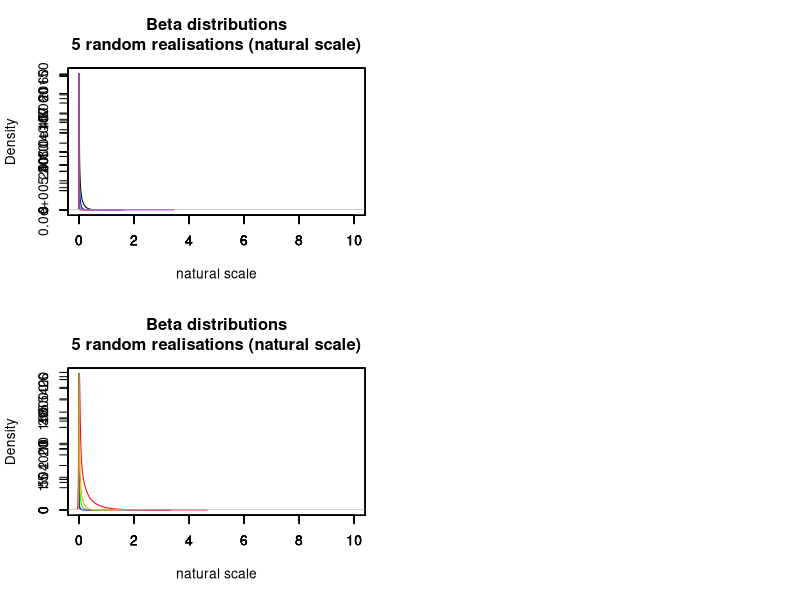

The R script that drew this image: (Note: this script raises an error after producing the figure.)
a = runif(10, 0, 0.5)
b = runif(10, 0, 200)
max_bd = 10

pdf("Examples_beta_random_realisations.pdf")
layout(matrix(1:4,2,2))
i = 1
while (i < length(a)){
    plot(density(rbeta(1e5, a[i], b[i]) * max_bd),
        xlim=c(0.000001, max_bd), xlab="natural scale", main="")
    if (i %% 5 == 1) 
        title(main="Beta distributions\n5 random realisations (natural scale)")
    par(new=T)
    plot(density(rbeta(1e5, a[i + 1], b[i + 1]) * max_bd),
        xlim=c(0.000001, max_bd), col="red", xlab="", main="", ylab="")
    par(new=T)
    plot(density(rbeta(1e5, a[i + 2], b[i + 2]) * max_bd),
        xlim=c(0.000001, max_bd), col="green", xlab="", main="", ylab="")
    par(new=T)
    plot(density(rbeta(1e5, a[i + 3], b[i + 3]) * max_bd),
        xlim=c(0.000001, max_bd), col="blue", xlab="", main="", ylab="")
    par(new=T)
    plot(density(rbeta(1e5, a[i + 4], b[i + 4]) * max_bd),
        xlim=c(0.000001, max_bd), col="orange", xlab="", main="", ylab="")
    par(new=T)
    plot(density(rbeta(1e5, a[i + 5], b[i + 5]) * max_bd),
        xlim=c(0.000001, max_bd), col="purple", xlab="", main="", ylab="")
    i = i + 5
}


i = 1
while (i < length(a)){
    plot(density(log10(rbeta(1e5, a[i], b[i]) * max_bd)),
        xlim=log10(c(0.000001, max_bd)), xlab="log10 scale", main="")
    if (i %% 5 == 1)
        title(main="Same 5 Random realisations\nas on the left (log10 scale)")
    par(new=T)
    plot(density(log10(rbeta(1e5, a[i + 1], b[i + 1]) * max_bd)),
        xlim=log10(c(0.000001, max_bd)), col="red", xlab="", main="", ylab="")
    par(new=T)
    plot(density(log10(rbeta(1e5, a[i + 2], b[i + 2]) * max_bd)),
        xlim=log10(c(0.000001, max_bd)), col="green", xlab="", main="", ylab="")
    par(new=T)
    plot(density(log10(rbeta(1e5, a[i + 3], b[i + 3]) * max_bd)),
        xlim=log10(c(0.000001, max_bd)), col="blue", xlab="", main="", ylab="")
    par(new=T)
    plot(density(log10(rbeta(1e5, a[i + 4], b[i + 4]) * max_bd)),
        xlim=log10(c(0.000001, max_bd)), col="orange", xlab="", main="", ylab="")
    par(new=T)
    plot(density(log10(rbeta(1e5, a[i + 5], b[i + 5]) * max_bd)),
        xlim=log10(c(0.000001, max_bd)), col="purple", xlab="", main="", ylab="")
    i = i + 5
}
dev.off()

###################

max_bd = 10
max_lim = 0.1

pdf("Examples_beta_random_realisations_xmax1.pdf")
layout(matrix(1:4,2,2))
i = 1
while (i < length(a)){
    plot(density(rbeta(1e5, a[i], b[i]) * max_bd),
        xlim=c(0.000001, max_lim), xlab="natural scale", main="")
    if (i %% 5 == 1) 
        title(main="Beta distributions\n5 random realisations (natural scale)")
    par(new=T)
    plot(density(rbeta(1e5, a[i + 1], b[i + 1]) * max_bd),
        xlim=c(0.000001, max_lim), col="red", xlab="", main="", ylab="")
    par(new=T)
    plot(density(rbeta(1e5, a[i + 2], b[i + 2]) * max_bd),
        xlim=c(0.000001, max_lim), col="green", xlab="", main="", ylab="")
    par(new=T)
    plot(density(rbeta(1e5, a[i + 3], b[i + 3]) * max_bd),
        xlim=c(0.000001, max_lim), col="blue", xlab="", main="", ylab="")
    par(new=T)
    plot(density(rbeta(1e5, a[i + 4], b[i + 4]) * max_bd),
        xlim=c(0.000001, max_lim), col="orange", xlab="", main="", ylab="")
    par(new=T)
    plot(density(rbeta(1e5, a[i + 5], b[i + 5]) * max_bd),
        xlim=c(0.000001, max_lim), col="purple", xlab="", main="", ylab="")
    i = i + 5
}


i = 1
while (i < length(a)){
    plot(density(log10(rbeta(1e5, a[i], b[i]) * max_bd)),
        xlim=log10(c(0.000001, max_lim)), xlab="log10 scale", main="")
    if (i %% 5 == 1)
        title(main="Same 5 Random realisations\nas on the left (log10 scale)")
    par(new=T)
    plot(density(log10(rbeta(1e5, a[i + 1], b[i + 1]) * max_bd)),
        xlim=log10(c(0.000001, max_lim)), col="red", xlab="", main="", ylab="")
    par(new=T)
    plot(density(log10(rbeta(1e5, a[i + 2], b[i + 2]) * max_bd)),
        xlim=log10(c(0.000001, max_lim)), col="green", xlab="", main="", ylab="")
    par(new=T)
    plot(density(log10(rbeta(1e5, a[i + 3], b[i + 3]) * max_bd)),
        xlim=log10(c(0.000001, max_lim)), col="blue", xlab="", main="", ylab="")
    par(new=T)
    plot(density(log10(rbeta(1e5, a[i + 4], b[i + 4]) * max_bd)),
        xlim=log10(c(0.000001, max_lim)), col="orange", xlab="", main="", ylab="")
    par(new=T)
    plot(density(log10(rbeta(1e5, a[i + 5], b[i + 5]) * max_bd)),
        xlim=log10(c(0.000001, max_lim)), col="purple", xlab="", main="", ylab="")
    i = i + 5
}
dev.off()






